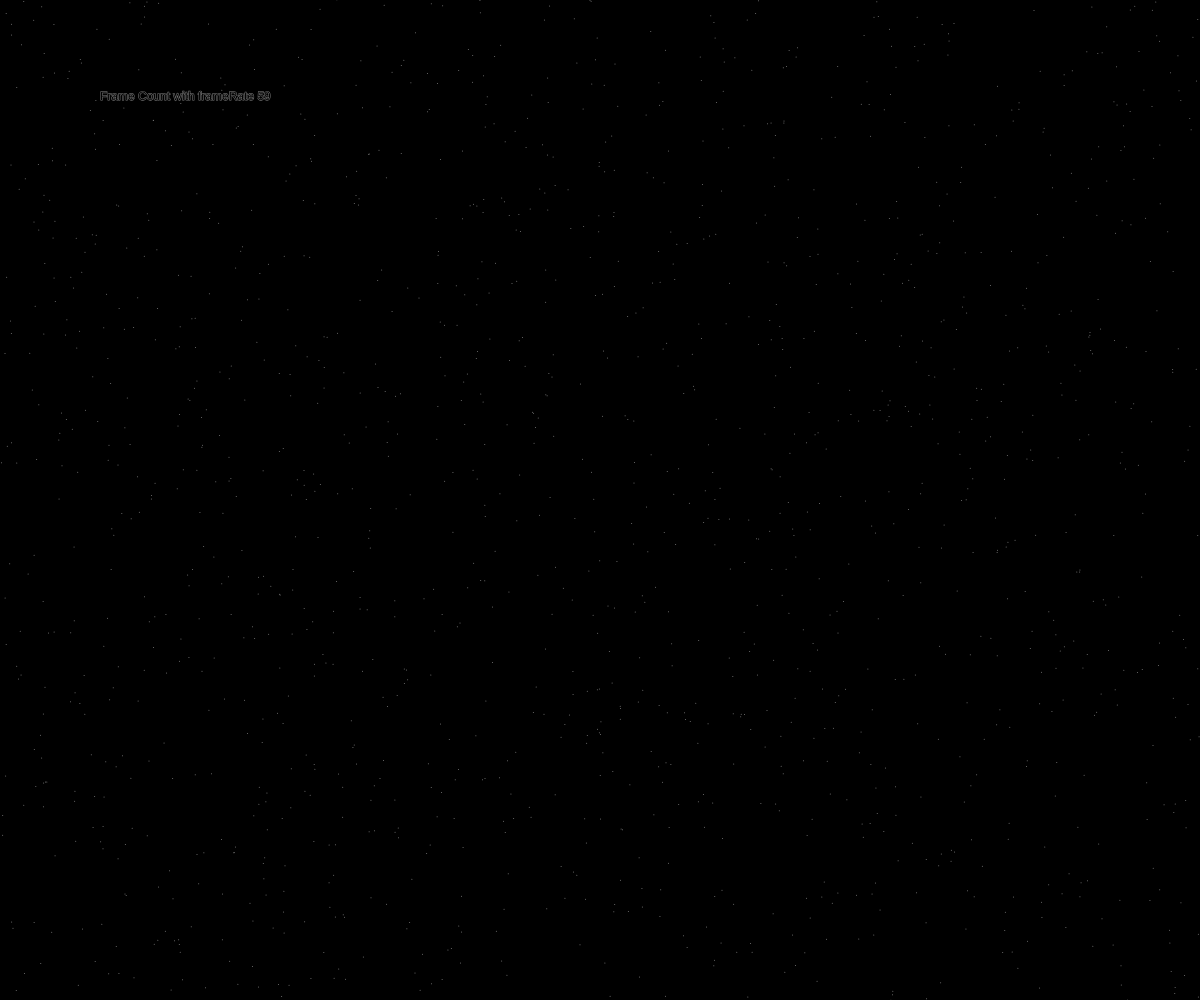
Frame 1 (no input)
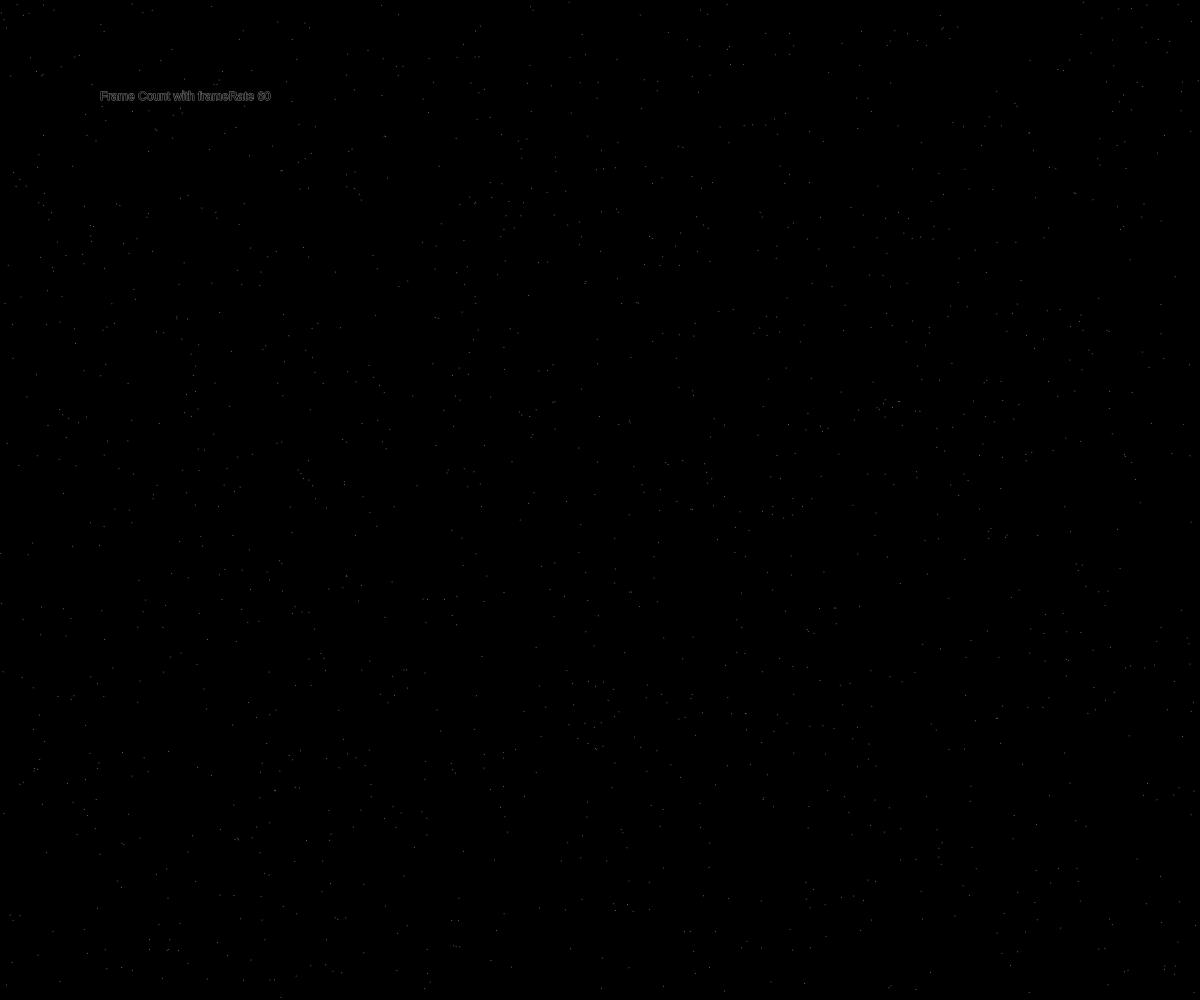
Frame 60 (no input)
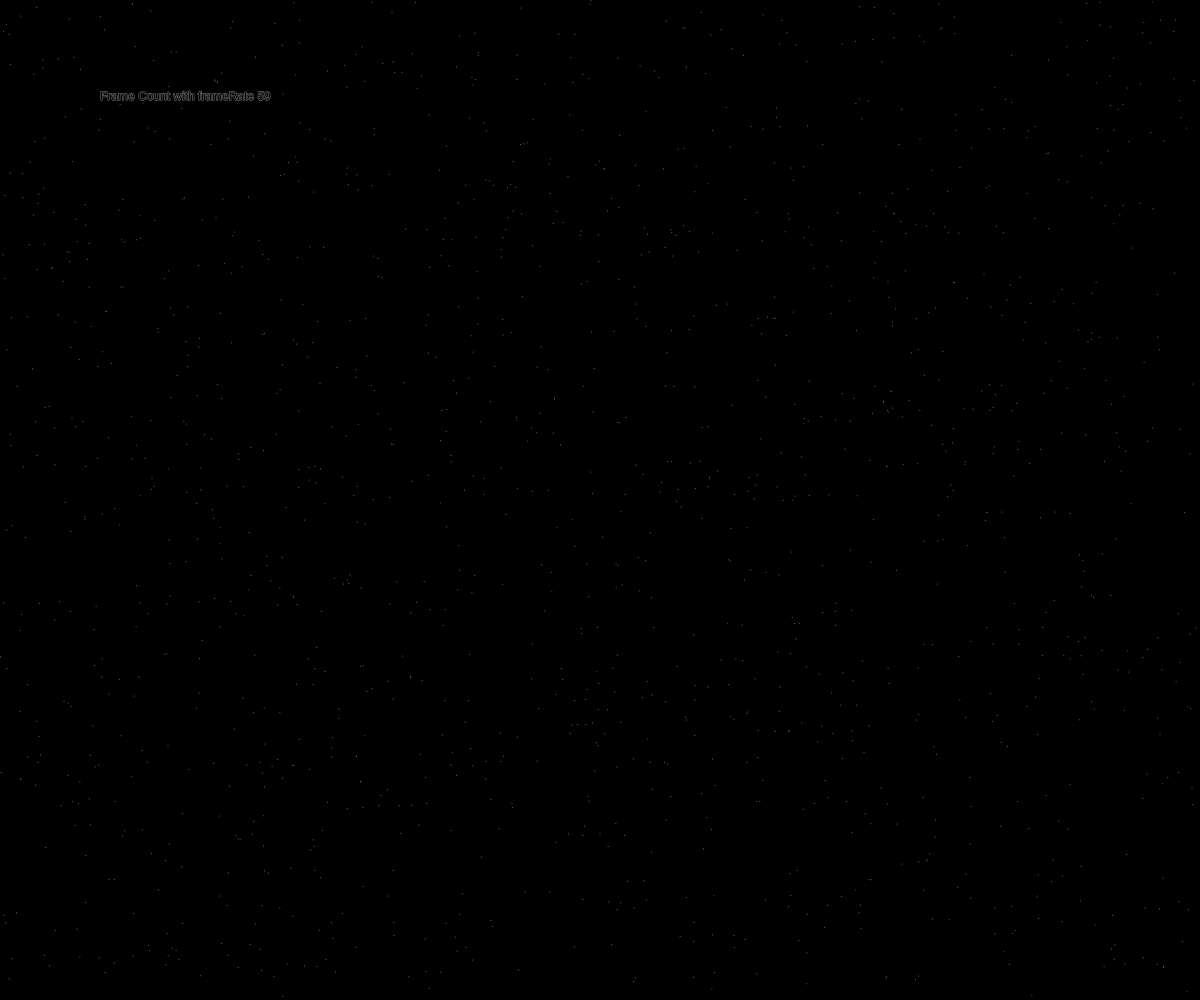
Frame 120 (the mouse pressed at the canvas centre since frame 60)

The p5.js sketch that drew these frames (run headless with seeded random() and noise() and a simulated clock; from frame 60 on, the mouse is pressed at the canvas centre):

// p5.js sketch
// ── sketch.js
let t = 0;
let points = [];
let noise_scale = 0.01;
let num_points;
let intensity = 10.0;
let functional_width;
let functional_height;

class Point {
  constructor(position) {
    this.position = position;
    this.offset = createVector();
  }

  update(t) {
    let x = intensity * (noise(this.position.x, this.position.y, t)-0.48);
    let y = intensity * (noise(this.position.x + 100, this.position.y, t)-0.48);
    this.offset = createVector(x, y);
    this.position.add(this.offset);
  }

  show() {
    strokeWeight(1);
    stroke(127);
    point(this.position.x, this.position.y);
  }

}

function setup() {

  createCanvas(windowWidth, windowHeight);
  smooth();
  background(0);
  num_points = windowWidth*windowHeight/800;
  let functional_width = windowWidth;
  let functional_height = windowHeight;

  for (let i=0; i < num_points; i++) {
    points.push(new Point(createVector(random(0,functional_width), random(0,functional_height))));
  }
}

function draw() {
  background(0);
  stroke(55);
  t += 0.01

  for (let i=0; i < num_points; i ++) {
    points[i].update(t);
    points[i].show();
  }
  text("Frame Count with frameRate " + 
         int(getFrameRate()), 100, 100);
}
